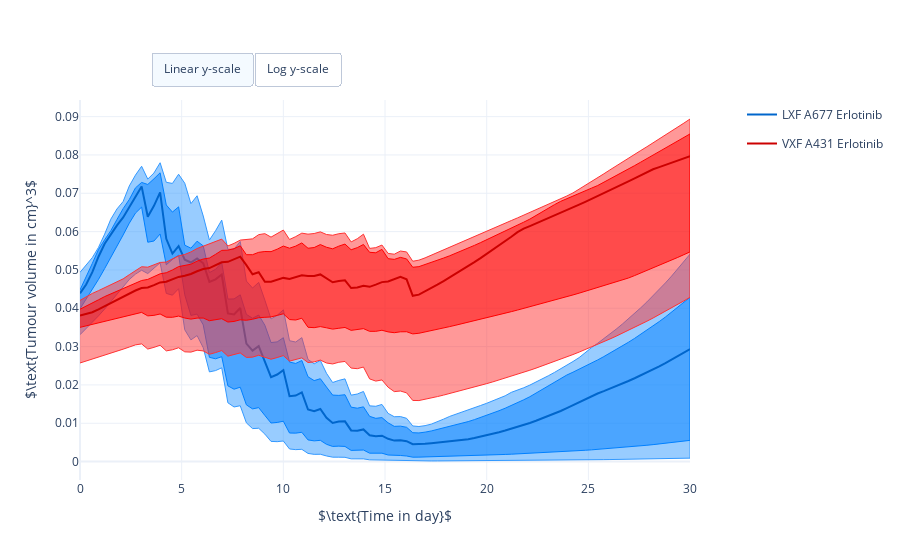

The notebook cell this image was saved under:
### Code cell
#
# Illustrate population PKPD simulation.
#
# Needs above defined dosing regimens, percentiles, times, simulation results,
# and the population size:
# [dosing_regimens, percentiles, times, population_results, N]
#

# import plotly.io
import plotly.graph_objects as go
from plotly.subplots import make_subplots


# Create figure
#fig = go.Figure()
fig = make_subplots(specs=[[{"secondary_y": True}]])

# Plot administered drug
# Convert dosing regimen into time

# Plot data LXF A677 Erlotinib
# Plot 0th percentile to 100th precentile
fig.add_trace(
    go.Scatter(
        x=np.hstack([times,times[::-1]]),
        y=np.hstack([
            population_results[0, 0, 0, :], 
            population_results[0, 0, 4, ::-1]]),
        line=dict(width=1, color='rgb(51, 153, 255)'),
        fill='toself',
        legendgroup="LXF A677 Erlotinib",
        name="0th to 100th percentile",
        hoverinfo='name',
        showlegend=False),
    secondary_y=False)

# Plot 25th percentile to 75th precentile
fig.add_trace(
    go.Scatter(
        x=np.hstack([times,times[::-1]]),
        y=np.hstack([
            population_results[0, 0, 1, :], 
            population_results[0, 0, 3, ::-1]]),
        line=dict(width=1, color='rgb(0, 128, 255)'),
        fill='toself',
        legendgroup="LXF A677 Erlotinib",
        name="25th to 75th percentile",
        hoverinfo='name',
        showlegend=False),
    secondary_y=False)

# Plot Median
fig.add_trace(
    go.Scatter(
        x=times,
        y=population_results[0, 0, 2, :],
        legendgroup="LXF A677 Erlotinib",
        name="LXF A677 Erlotinib",
        hovertemplate=
                "<b></b>Median<br>" +
                "Population size: %d<br>" % N +
                "Time: %{x:.02f} day<br>" +
                "Tumour volume: %{y:.02f} cm^3<br>" +
                "<extra></extra>",
        line=dict(color='rgb(0, 102, 204)')),
    secondary_y=False)

# Plot data VXF A431 Erlotinib
# Plot 0th percentile to 100th precentile
fig.add_trace(
    go.Scatter(
        x=np.hstack([times,times[::-1]]),
        y=np.hstack([
            population_results[1, 0, 0, :], 
            population_results[1, 0, 4, ::-1]]),
        line=dict(width=1, color='rgb(255, 51, 51)'),
        fill='toself',
        legendgroup="VXF A431 Erlotinib",
        name="0th to 100th percentile",
        hoverinfo='name',
        showlegend=False),
    secondary_y=False)

# Plot 25th percentile to 75th precentile
fig.add_trace(
    go.Scatter(
        x=np.hstack([times,times[::-1]]),
        y=np.hstack([
            population_results[1, 0, 1, :], 
            population_results[1, 0, 3, ::-1]]),
        line=dict(width=1, color='rgb(255, 0, 0)'),
        fill='toself',
        legendgroup="VXF A431 Erlotinib",
        name="25th to 75th percentile",
        hoverinfo='name',
        showlegend=False),
    secondary_y=False)

# Plot Median
fig.add_trace(
    go.Scatter(
        x=times,
        y=population_results[1, 0, 2, :],
        legendgroup="VXF A431 Erlotinib",
        name="VXF A431 Erlotinib",
        hovertemplate=
                "<b></b>Median<br>" +
                "Population size: %d<br>" % N +
                "Time: %{x:.02f} day<br>" +
                "Tumour volume: %{y:.02f} cm^3<br>" +
                "<extra></extra>",
        line=dict(color='rgb(204, 0, 0)')),
    secondary_y=False)

# Set X axis label and figure size
fig.update_layout(
    autosize=True,
    xaxis_title=r'$\text{Time in day}$',
    template="plotly_white")

# Set Y axes labels
fig.update_yaxes(title_text=r'$\text{Tumour volume in cm}^3$', secondary_y=False)
fig.update_yaxes(title_text=r'$\text{Amount administered in mg}$', secondary_y=True)

# Add switch between linear and log y-scale
fig.update_layout(
    updatemenus=[
        dict(
            type = "buttons",
            direction = "left",
            buttons=list([
                dict(
                    args=[{"yaxis.type": "linear"}],
                    label="Linear y-scale",
                    method="relayout"
                ),
                dict(
                    args=[{"yaxis.type": "log"}],
                    label="Log y-scale",
                    method="relayout"
                )
            ]),
            pad={"r": 0, "t": -10},
            showactive=True,
            x=0.11,
            xanchor="left",
            y=1.1,
            yanchor="top"
        ),
    ]
)

# Show figure
fig.show()

### Figure 1 — Plotly figure (JSON) as saved in the notebook; plotly's stock layout.template omitted (floating-point values rounded to 4 significant figures; data arrays with more than 128 entries replaced by an {"elided": "..."} marker saying what was removed)
{"data": [{"fill": "toself", "hoverinfo": "name", "legendgroup": "LXF A677 Erlotinib", "line": {"color": "rgb(51, 153, 255)", "width": 1}, "name": "0th to 100th percentile", "showlegend": false, "type": "scatter", "x": {"elided": "200 float values"}, "xaxis": "x", "y": {"elided": "200 float values"}, "yaxis": "y"}, {"fill": "toself", "hoverinfo": "name", "legendgroup": "LXF A677 Erlotinib", "line": {"color": "rgb(0, 128, 255)", "width": 1}, "name": "25th to 75th percentile", "showlegend": false, "type": "scatter", "x": {"elided": "200 float values"}, "xaxis": "x", "y": {"elided": "200 float values"}, "yaxis": "y"}, {"hovertemplate": "<b></b>Median<br>Population size: 1000<br>Time: %{x:.02f} day<br>Tumour volume: %{y:.02f} cm^3<br><extra></extra>", "legendgroup": "LXF A677 Erlotinib", "line": {"color": "rgb(0, 102, 204)"}, "name": "LXF A677 Erlotinib", "type": "scatter", "x": [0, 0.303, 0.6061, 0.9091, 1.212, 1.515, 1.818, 2.121, 2.424, 2.727, 3.03, 3.333, 3.636, 3.939, 4.242, 4.545, 4.848, 5.152, 5.455, 5.758, 6.061, 6.364, 6.667, 6.97, 7.273, 7.576, 7.879, 8.182, 8.485, 8.788, 9.091, 9.394, 9.697, 10, 10.3, 10.61, 10.91, 11.21, 11.52, 11.82, 12.12, 12.42, 12.73, 13.03, 13.33, 13.64, 13.94, 14.24, 14.55, 14.85, 15.15, 15.45, 15.76, 16.06, 16.36, 16.67, 16.97, 17.27, 17.58, 17.88, 18.18, 18.48, 18.79, 19.09, 19.39, 19.7, 20, 20.3, 20.61, 20.91, 21.21, 21.52, 21.82, 22.12, 22.42, 22.73, 23.03, 23.33, 23.64, 23.94, 24.24, 24.55, 24.85, 25.15, 25.45, 25.76, 26.06, 26.36, 26.67, 26.97, 27.27, 27.58, 27.88, 28.18, 28.48, 28.79, 29.09, 29.39, 29.7, 30], "xaxis": "x", "y": [0.04389, 0.0462, 0.04942, 0.05345, 0.05684, 0.05941, 0.06164, 0.0637, 0.06633, 0.06907, 0.07179, 0.06388, 0.06673, 0.07025, 0.05811, 0.05427, 0.0562, 0.05266, 0.05193, 0.053, 0.05174, 0.0469, 0.04755, 0.04881, 0.03864, 0.03839, 0.04008, 0.03077, 0.02894, 0.0301, 0.02625, 0.02204, 0.02271, 0.02386, 0.01706, 0.01722, 0.01807, 0.01358, 0.01311, 0.01372, 0.0114, 0.01006, 0.01044, 0.01049, 0.008127, 0.008066, 0.00839, 0.006864, 0.00663, 0.006761, 0.005934, 0.005471, 0.005537, 0.005332, 0.004545, 0.00454, 0.004655, 0.004794, 0.004941, 0.005093, 0.00525, 0.005412, 0.005579, 0.005824, 0.006155, 0.006504, 0.006872, 0.00726, 0.00767, 0.008102, 0.008557, 0.009037, 0.009543, 0.01008, 0.01064, 0.01123, 0.01185, 0.01251, 0.0132, 0.01392, 0.01469, 0.01549, 0.01633, 0.01717, 0.01776, 0.01837, 0.019, 0.01965, 0.02032, 0.02102, 0.02173, 0.02248, 0.02324, 0.02404, 0.02485, 0.0257, 0.02657, 0.02747, 0.02841, 0.02937], "yaxis": "y"}, {"fill": "toself", "hoverinfo": "name", "legendgroup": "VXF A431 Erlotinib", "line": {"color": "rgb(255, 51, 51)", "width": 1}, "name": "0th to 100th percentile", "showlegend": false, "type": "scatter", "x": {"elided": "200 float values"}, "xaxis": "x", "y": {"elided": "200 float values"}, "yaxis": "y"}, {"fill": "toself", "hoverinfo": "name", "legendgroup": "VXF A431 Erlotinib", "line": {"color": "rgb(255, 0, 0)", "width": 1}, "name": "25th to 75th percentile", "showlegend": false, "type": "scatter", "x": {"elided": "200 float values"}, "xaxis": "x", "y": {"elided": "200 float values"}, "yaxis": "y"}, {"hovertemplate": "<b></b>Median<br>Population size: 1000<br>Time: %{x:.02f} day<br>Tumour volume: %{y:.02f} cm^3<br><extra></extra>", "legendgroup": "VXF A431 Erlotinib", "line": {"color": "rgb(204, 0, 0)"}, "name": "VXF A431 Erlotinib", "type": "scatter", "x": [0, 0.303, 0.6061, 0.9091, 1.212, 1.515, 1.818, 2.121, 2.424, 2.727, 3.03, 3.333, 3.636, 3.939, 4.242, 4.545, 4.848, 5.152, 5.455, 5.758, 6.061, 6.364, 6.667, 6.97, 7.273, 7.576, 7.879, 8.182, 8.485, 8.788, 9.091, 9.394, 9.697, 10, 10.3, 10.61, 10.91, 11.21, 11.52, 11.82, 12.12, 12.42, 12.73, 13.03, 13.33, 13.64, 13.94, 14.24, 14.55, 14.85, 15.15, 15.45, 15.76, 16.06, 16.36, 16.67, 16.97, 17.27, 17.58, 17.88, 18.18, 18.48, 18.79, 19.09, 19.39, 19.7, 20, 20.3, 20.61, 20.91, 21.21, 21.52, 21.82, 22.12, 22.42, 22.73, 23.03, 23.33, 23.64, 23.94, 24.24, 24.55, 24.85, 25.15, 25.45, 25.76, 26.06, 26.36, 26.67, 26.97, 27.27, 27.58, 27.88, 28.18, 28.48, 28.79, 29.09, 29.39, 29.7, 30], "xaxis": "x", "y": [0.03812, 0.03854, 0.03896, 0.03968, 0.04052, 0.04136, 0.04223, 0.04311, 0.04393, 0.04464, 0.04529, 0.04542, 0.04603, 0.04675, 0.0469, 0.04746, 0.04818, 0.0485, 0.04894, 0.04966, 0.05026, 0.05049, 0.05118, 0.05198, 0.05212, 0.05276, 0.05346, 0.05125, 0.04888, 0.04939, 0.0469, 0.04695, 0.04741, 0.04792, 0.04765, 0.04808, 0.0486, 0.04843, 0.0484, 0.04883, 0.04772, 0.04678, 0.04709, 0.04728, 0.04529, 0.04543, 0.04589, 0.04559, 0.04618, 0.04683, 0.047, 0.04753, 0.04819, 0.04755, 0.04326, 0.04355, 0.04436, 0.04525, 0.04617, 0.0471, 0.04805, 0.04902, 0.05001, 0.05102, 0.05205, 0.0531, 0.05417, 0.05526, 0.05637, 0.05751, 0.05866, 0.05985, 0.06078, 0.06145, 0.06212, 0.0628, 0.06348, 0.06418, 0.06488, 0.06559, 0.0663, 0.06703, 0.06776, 0.0685, 0.06925, 0.07, 0.07077, 0.07154, 0.07232, 0.07311, 0.07391, 0.07471, 0.07553, 0.07627, 0.07682, 0.07738, 0.07794, 0.07851, 0.07908, 0.07966], "yaxis": "y"}], "layout": {"autosize": true, "updatemenus": [{"buttons": [{"args": [{"yaxis.type": "linear"}], "label": "Linear y-scale", "method": "relayout"}, {"args": [{"yaxis.type": "log"}], "label": "Log y-scale", "method": "relayout"}], "direction": "left", "pad": {"r": 0, "t": -10}, "showactive": true, "type": "buttons", "x": 0.11, "xanchor": "left", "y": 1.1, "yanchor": "top"}], "xaxis": {"anchor": "y", "domain": [0, 0.94], "title": {"text": "$\\text{Time in day}$"}}, "yaxis": {"anchor": "x", "domain": [0, 1], "title": {"text": "$\\text{Tumour volume in cm}^3$"}}, "yaxis2": {"anchor": "x", "overlaying": "y", "side": "right", "title": {"text": "$\\text{Amount administered in mg}$"}}}}
